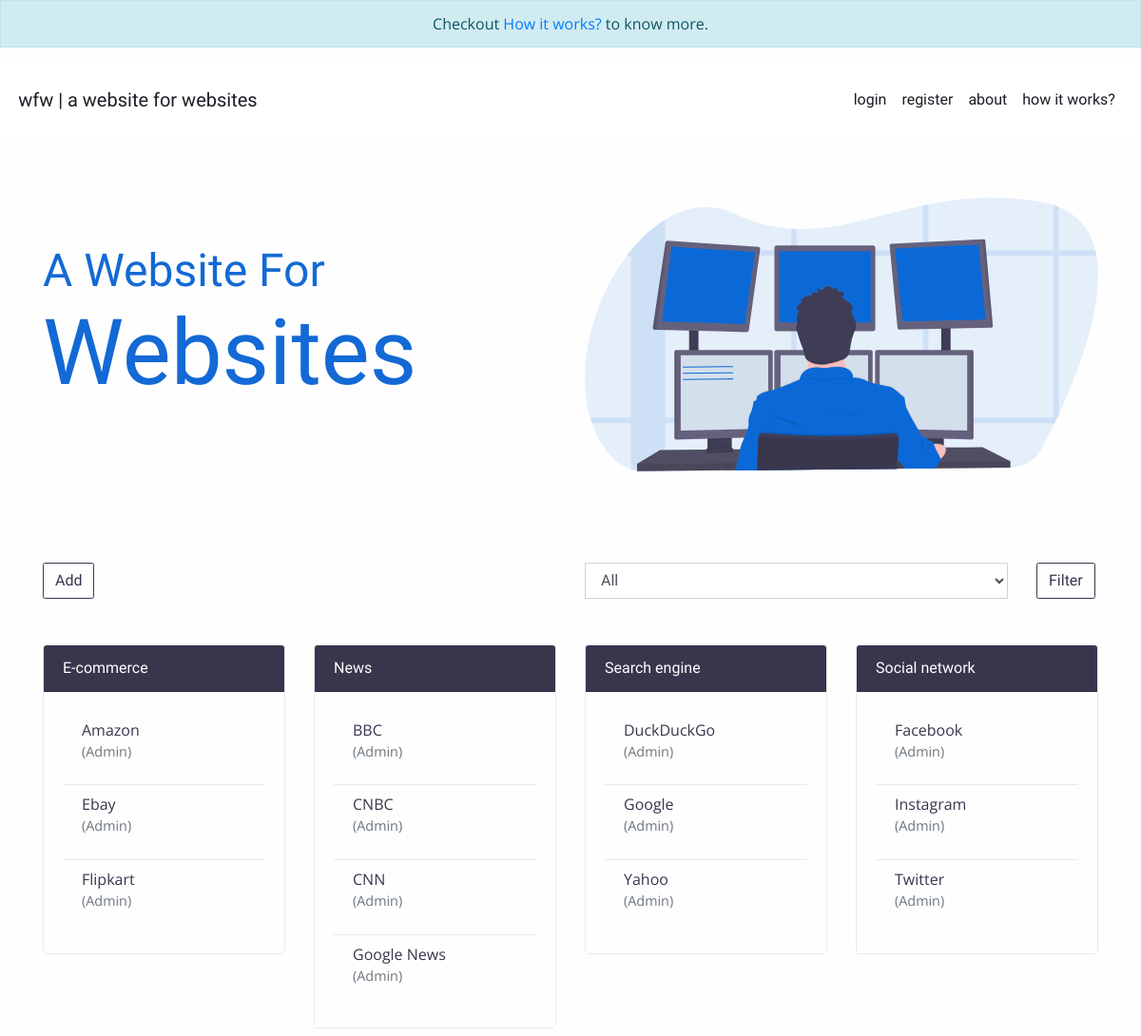
The page / on the database its author committed.
### catalog/models.py (models this page shows, shortened)
class Tag(models.Model):
    tag = models.CharField(max_length=30)
    class Meta:
        ordering = ('tag',)
    def __str__(self):
        return self.tag

class Website(models.Model):
    def default_user():
        return User.objects.get(username='Anon').pk
    name = models.CharField(max_length=128, verbose_name='title', unique=True)
    url = models.URLField(help_text='Do not forget to add http:// or https://.')
    description = models.CharField(max_length=256, blank=True, default='')
    tag = models.ForeignKey(Tag, on_delete=models.CASCADE, related_name='tags')
    user = models.ForeignKey(User, on_delete=models.SET_DEFAULT, default=default_user)
    date_added = models.DateTimeField(default=timezone.now)
    approved = models.BooleanField(default='False')

### catalog/views.py (the view, shortened to what this page needs)
# urls.py: path('', views.Index.as_view(), name = 'index'),
class Index(TemplateView) :
    template_name = 'catalog/index.html'
    def get(self, request, *args, **kwargs) :
        websites = models.Website.objects.filter(approved = 'True')
        tag_form = forms.FilterByTagForm()
        if request.user.id :
            user_id = request.user.id
            favourites = models.Profile.objects.get(user_id = user_id).favourites.all()
            return render(request, self.template_name, {'tag_form': tag_form,
                                                        'websites': websites,
                                                        'favourites': favourites})
        else :
            return render(request, self.template_name, {'tag_form': tag_form,
                                                        'websites': websites})

### catalog/forms.py
class FilterByTagForm(forms.Form) :
    tag = forms.ModelChoiceField(
        queryset=models.Tag.objects.filter(tags__isnull = False).distinct(),
        empty_label = 'All',
        label = '',
        required = False)

### templates/catalog/index.html (shortened to what this page needs)
{% extends 'base.html' %}
{% load crispy_forms_tags %}
{% block top_block %}
<div class="alert alert-info text-center" role="alert"
    style="font-family: 'Open Sans', sans-serif; border-radius: 0;">
    Checkout <a href="{% url 'catalog:howitworks' %}" class="text-primary">How it works?</a> to know more.
</div>
{% endblock top_block%}
{% block body_block %}
    <div class="jumbotron jumbotron-fluid">
        <div class="container">
            <div class="row">
                <div class="col-md-6">
                    <div class="my-lg-5 my-md-0">
                        <h1 class="text-break" id="brandtext">
                            A Website for <span id="brandtextspan">Websites</span>
                        </h1>
                    </div>
                </div>
                <div class="col-md-6">
                    <img src="\static\imgs\main.svg" class="img-fluid" alt="">
                </div>
            </div>
        </div>
    </div>
    <div class="container mt-2 mb-4">
        <div class="row">
            <div class="col-lg-6">
                <a href="{% url 'catalog:addwebsite' %}">
                    <button type="button" class="btn btn-outline-primary my-3 my-lg-0"> Add </button>
                </a>
            </div>
            <div class="col-lg-6">
                <form method="post">
                    <div class="row">
                        <div class="col-xl-10 col-lg-9">
                            {{ tag_form|crispy }}
                        </div>
                        <div class="col-xl-2 col-lg-3">
                            <input class="btn btn-outline-primary ml-lg-4 ml-xl-0" type="submit" value="Filter">
                        </div>
                    </div>
                </form>
            </div>
        </div>
    </div>
    {% regroup websites|dictsort:"tag.tag" by tag as tag_list %}
    <div class="container">
        <div class="row">
            {% for tag in tag_list %}
            <div class="col-xl-3 col-lg-4 col-md-4 col-sm-6">
                <div class="card my-2">
                    <div class="card-header">
                        {{ tag.grouper }}
                    </div>
                    <div class="card-body">
                        <ul class="list-group list-group-flush">
                            {% for item in tag.list|dictsort:"name" %}
                            <li class="list-group-item py-2">
                                <a href="{{ item.url }}"> {{ item.name }} </a>
                                <br>
                                <p class="text-muted w-75" style="font-size: 0.9rem;"> ({{ item.user }}) </p>
                            </li>
                            {% endfor %}
                        </ul>
                    </div>
                </div>
            </div>
            {% endfor %}
        </div>
    </div>
{% endblock body_block %}

### static/css/main.css (style rules this page uses)
body { background-color: #fefefe; font-family: 'Oswald', sans-serif; }
.card-header { background-color: #38364D; color: #fefefe; }
.card-body { background-color: #fefefe; font-family: 'Open Sans', sans-serif; }
.list-group-item { background-color: #fefefe; border: 2; border-color: #E8EBEE; }
.card { border: 2; border-color: #E8EBEE; }
a { color: #38364D; }
.jumbotron { background-color: #fefefe; }
#brandtext { color: #1369D5; text-transform: capitalize; font-size: 3rem; }
#brandtextspan { font-size: 6rem; }
.btn-outline-primary { color: #38364D; border-color: #38364D; border-radius: .15rem; }
.form-control { border-radius: 0%; }

### rows shown on the page
Tag: tag "All", grouper "E-commerce"
Website: name "Amazon", user "Admin"
Website: name "Ebay", user "Admin"
Website: name "Flipkart", user "Admin"
Tag: grouper "News"
Website: name "BBC", user "Admin"
Website: name "CNBC", user "Admin"
Website: name "CNN", user "Admin"
Website: name "Google News", user "Admin"
Tag: grouper "Search engine"
Website: name "DuckDuckGo", user "Admin"
Website: name "Google", user "Admin"
Website: name "Yahoo", user "Admin"
Tag: grouper "Social network"
Website: name "Facebook", user "Admin"
Website: name "Instagram", user "Admin"
Website: name "Twitter", user "Admin"
